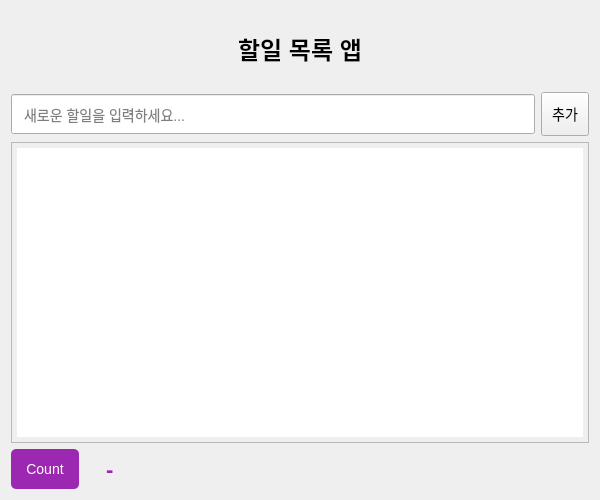
<?xml version="1.0" encoding="UTF-8"?>
<ui version="4.0">
 <class>Form</class>
 <widget class="QWidget" name="Form">
  <property name="geometry">
   <rect>
    <x>0</x>
    <y>0</y>
    <width>600</width>
    <height>500</height>
   </rect>
  </property>
  <property name="windowTitle">
   <string>할일 목록</string>
  </property>
  <layout class="QVBoxLayout" name="verticalLayout">
   <item>
    <widget class="QLabel" name="label">
     <property name="text">
      <string>할일 목록 앱</string>
     </property>
     <property name="alignment">
      <set>Qt::AlignCenter</set>
     </property>
     <property name="styleSheet">
      <string notr="true">font-size: 24px; font-weight: bold; padding: 20px;</string>
     </property>
    </widget>
   </item>
   <item>
    <layout class="QHBoxLayout" name="input_layout">
     <item>
      <widget class="QLineEdit" name="todo_input">
       <property name="styleSheet">
        <string notr="true">font-size: 14px; padding: 10px;</string>
       </property>
       <property name="placeholderText">
        <string>새로운 할일을 입력하세요...</string>
       </property>
      </widget>
     </item>
     <item>
      <widget class="QPushButton" name="btn_add">
       <property name="text">
        <string>추가</string>
       </property>
       <property name="styleSheet">
        <string notr="true">padding: 10px; font-size: 14px;</string>
       </property>
      </widget>
     </item>
    </layout>
   </item>
   <item>
    <widget class="QListWidget" name="todo_list">
     <property name="styleSheet">
      <string notr="true">font-size: 14px; padding: 5px;</string>
     </property>
    </widget>
   </item>
   <item>
    <layout class="QHBoxLayout" name="count_layout">
     <item>
      <widget class="QPushButton" name="btn_count">
       <property name="minimumSize">
        <size>
         <width>0</width>
         <height>40</height>
        </size>
       </property>
       <property name="styleSheet">
        <string notr="true">font-size: 14px; background-color: #9c27b0; color: white; border: none; border-radius: 5px; padding: 5px 15px;</string>
       </property>
       <property name="text">
        <string>Count</string>
       </property>
      </widget>
     </item>
     <item>
      <widget class="QLabel" name="count_label">
       <property name="text">
        <string>-</string>
       </property>
       <property name="styleSheet">
        <string notr="true">font-size: 22px; font-weight: bold; padding: 5px 15px; color: #9c27b0;</string>
       </property>
      </widget>
     </item>
     <item>
      <spacer name="count_spacer">
       <property name="orientation">
        <enum>Qt::Horizontal</enum>
       </property>
       <property name="sizeHint" stdset="0">
        <size>
         <width>40</width>
         <height>20</height>
        </size>
       </property>
      </spacer>
     </item>
    </layout>
   </item>
  </layout>
 </widget>
 <resources/>
 <connections/>
</ui>
